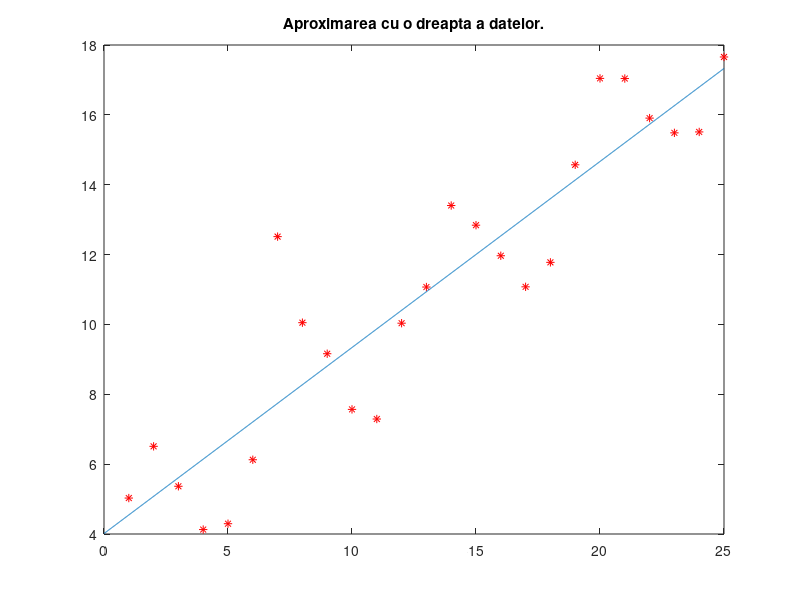
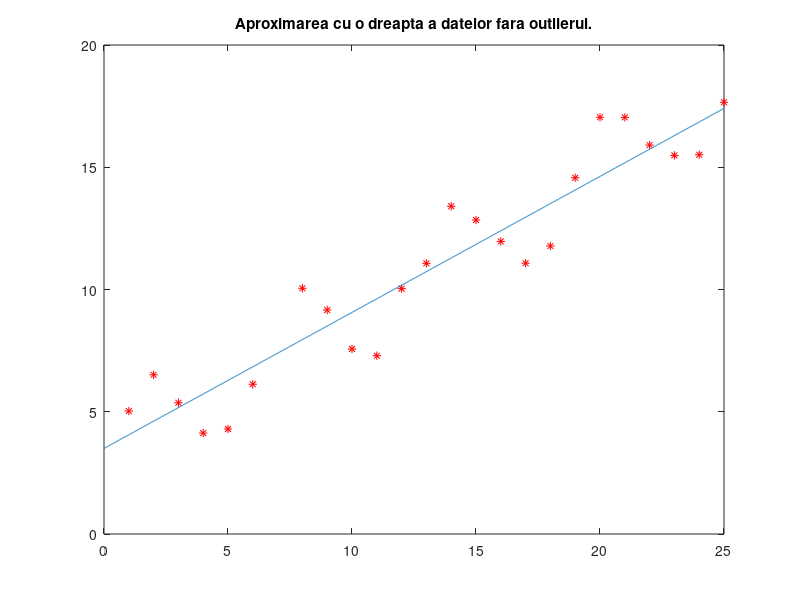
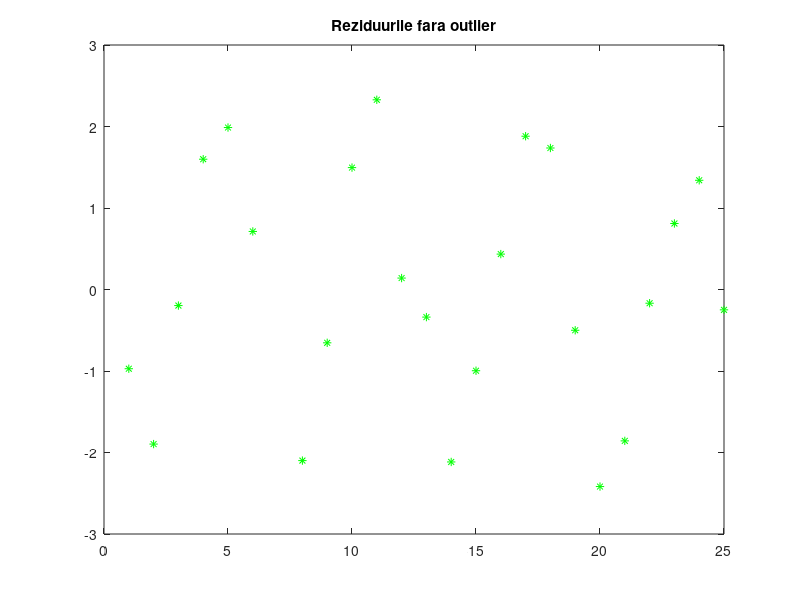
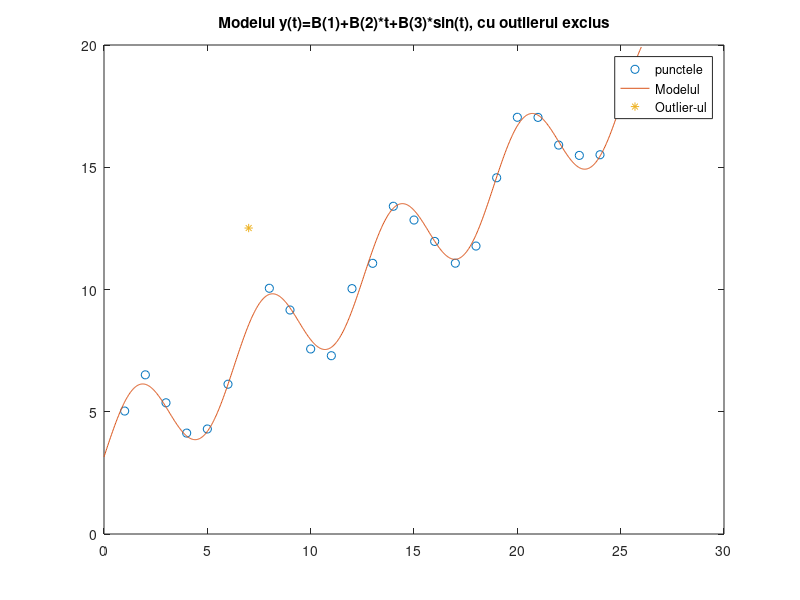

Reproduce these figures in MATLAB, in order.
t = 1:25;
y = [ 5.0291 6.5099 5.3666 4.1272 4.2948...
6.1261 12.5140 10.0502 9.1614 7.5677...
7.2920 10.0357 11.0708 13.4045 12.8415...
11.9666 11.0765 11.7774 14.5701 17.0440...
17.0398 15.9069 15.4850 15.5112 17.6572];

%(a)
a=polyfit(t,y,1);
tt=0:0.01:25;
yy=a(1)*tt+a(2);
plot(t,y,'*r')
hold on
plot(tt,yy)
title('Aproximarea cu o dreapta a datelor.')
yt=a(1)*t+a(2);
rez=yt-y;
figure(2)
plot(t,rez,'*g')
title('Reziduurile')
%Se observa de pe figura ca pt t=7 avem o valoare ilegala
outlier=[7, y(7)];
%(b)
t=[1:6,8:25];
y=[y(1:6),y(8:25)];
a=polyfit(t,y,1);
tt=0:0.01:25;
yy=a(1)*tt+a(2);
plot(t,y,'*r')
hold on
plot(tt,yy)
title('Aproximarea cu o dreapta a datelor fara outlierul.')
yt=a(1)*t+a(2);
rez=yt-y;
figure(3)
plot(t,rez,'*g')
title('Reziduurile fara outlier')
%Reziduurile oscileaza intre -2.5 si 2.5 ca un sinusoid, descresc, cresc,
%apoi iarasi descresc...

%(c)
n=length(t);
A=[ones(n,1),t',sin(t')];
B=A\y';
x=linspace(0,26,1000);
approx=B(1)*ones(size(x))+B(2)*x+B(3)*sin(x);
figure(4)
plot(t,y,'o',x,approx,'-',outlier(1),outlier(2),'*')
legend('punctele','Modelul','Outlier-ul')
title('Modelul y(t)=B(1)+B(2)*t+B(3)*sin(t), cu outlierul exclus')
